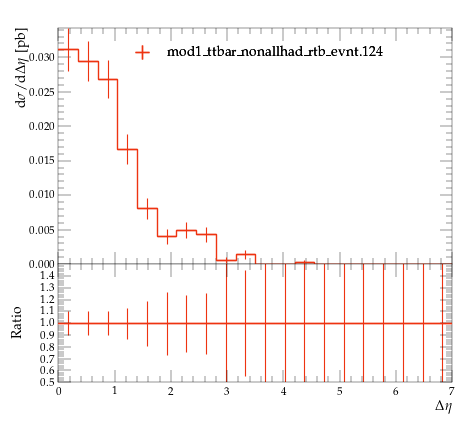

Python code for this plot:
#! /usr/bin/env python

# This Python script was auto-generated using YODA v2.0.2.
# Analysis object: /MC_TTBAR/onelep_jetb_1_l_deta
# Timestamp: 07-08-2026 (10:19:45)

import matplotlib as mpl
import matplotlib.pyplot as plt
mpl.use('Agg') # comment out for interactive use
import os
import numpy as np

plotDir = os.path.split(os.path.realpath(__file__))[0]
if 'YODA_USER_PLOT_PATH' in globals():
    plot_outdir = globals()['YODA_USER_PLOT_PATH']
else:
    plot_outdir = plotDir

#plot style
plt.style.use(os.path.join(plotDir, '../default.mplstyle'))
# plot metadata
figW, figH = plt.rcParams['figure.figsize']
ax_xLabel = r'$\Delta \eta$'
ax_yLabel = r'$\mathrm{d}\sigma/\mathrm{d}\Delta \eta$ [pb]'
ax_title  = r''
ax_xScale = 'linear'
ax_yScale = 'linear'
xLims = (0.0, 7.0)
yLims = (0.0, 0.034278343)

# TeX-friendly labels for the legend
labels = {
    'legend' : ([ r"mod1\_ttbar\_nonallhad\_rtb\_evnt.124" ], r""),
}

# Adjust canvas width and height
canvasW = 10.0
canvasH = 9.0
figW *= canvasW/10.
figH *= canvasH/9.

# Create figure and axis objects
fig, (ax, ratio0_ax) = plt.subplots(2, 1, sharex=True,
                  figsize=(figW,figH), gridspec_kw={'height_ratios': (6.0, 3.0)})

# Set figure margins
plt.subplots_adjust(
    left   = 1.0 * plt.rcParams['figure.subplot.left'],
    right  = 1.0 * plt.rcParams['figure.subplot.right'],
    top    = 1.0 * plt.rcParams['figure.subplot.top'],
    bottom = 1.0 * plt.rcParams['figure.subplot.bottom'])

ratio0_ax.yaxis.set_major_locator(mpl.ticker.MultipleLocator(0.1))
ratio0_ax.set_ylim(0.5, 1.4999)
ratio0_ax.set_ylabel('Ratio')

# the numerical data is stored in a separate file
dataf = dict()
prefix = os.path.split(__file__)[0]
if prefix:    prefix = prefix + '/'
exec(open(prefix+'onelep_jetb_1_l_deta__data.py').read(), dataf)


legend_handles = dict() # keep track of handles for the legend

# style options for curves
# starts at zorder>=5 to draw curve on top of legend
styles = {
  'mod1_ttbar_nonallhad_rtb_evnt.124.yoda.gz': {
    'color' : '#EE3311',
    'linestyle' : '-',
    'linewidth' : 1,
    'marker' : 'none',
    'markersize' : 2,
    'capsize' : 0.0,
    'zorder' : 5,
    'histstyle' : 1,
    'drawstyle' : 'steps-pre',
    'xerrorbars' : 1,
    'yerrorbars' : 1,
    'fillcolor' : None,
    'fillopacity' : 1.0,
    'ratio0_linestyle' : '-',
    'ratio0_linewidth' : 1,
    'ratio0_marker' : 'none',
    'ratio0_markersize' : 2,
    'ratio0_capsize' : 0.0,
    'ratio0_zorder' : 5,
    'ratio0_histstyle' : 1,
    'ratio0_drawstyle' : 'steps-pre',
    'ratio0_xerrorbars' : 1,
    'ratio0_yerrorbars' : 1,
  },
}

# curve from input yoda files in main panel
for label, yvals in dataf['yvals'].items():
    if all(np.isnan(v) for v in dataf['yvals'][label]):
        continue
    tmp = None
    if styles[label]['histstyle']: # draw as histogram
        xpos = dataf['xedges'][label] if styles[label]['drawstyle'] else dataf['xpoints'][label]
        ypos = np.insert(yvals, 0, yvals[0]) if styles[label]['drawstyle'] else yvals
        if styles[label]['fillcolor']: # fill area below curve
            ax.fill_between(xpos, ypos, step='pre',
                            color=styles[label]['fillcolor'],
                            alpha=styles[label]['fillopacity'])
        tmp, = ax.plot(xpos, ypos,
                       color=styles[label]['color'],
                       linestyle=styles[label]['linestyle'],
                       linewidth=styles[label]['linewidth'],
                       drawstyle=styles[label]['drawstyle'], solid_joinstyle='miter',
                       zorder=styles[label]['zorder'], label=label)
    tmp = ax.errorbar(dataf['xpoints'][label], yvals,
                      xerr=np.array(dataf['xerrs'][label])*styles[label]['xerrorbars'],
                      yerr=np.array(dataf['yerrs'][label])*styles[label]['yerrorbars'],
                      fmt=styles[label]['marker'], capsize=styles[label]['capsize'],
                      markersize=styles[label]['markersize'],
                      ecolor=styles[label]['color'],
                      color=styles[label]['color'], zorder=styles[label]['zorder'])
    tmp[-1][0].set_linestyle(styles[label]['linestyle'])
    tmp[-1][0].set_linewidth(styles[label]['linewidth'])
    if label in dataf['add_legend_handle']:  legend_handles[label] = tmp
    for varLabel in dataf['variation_yvals'].keys():
        if varLabel.startswith(label):
            tmp, = ax.plot(dataf['xedges'][label], dataf['variation_yvals'][varLabel],
                           color=styles[label]['color'],
                           linestyle=styles[label]['linestyle'],
                           linewidth=styles[label]['linewidth'],
                           drawstyle='steps-pre', solid_joinstyle='miter',
                           zorder=styles[label]['zorder'], alpha=0.5)


# plots on ratio panel
# curve from input yoda files in ratio panel
for label, yvals in dataf['ratio0_yvals'].items():
    if all(np.isnan(v) for v in yvals):
        continue
    if styles[label]['ratio0_histstyle']: # plot as histogram
        xpos = dataf['xedges']['mod1_ttbar_nonallhad_rtb_evnt.124.yoda.gz'] if styles[label]['ratio0_drawstyle'] else dataf['xpoints']['mod1_ttbar_nonallhad_rtb_evnt.124.yoda.gz']
        ypos = np.insert(yvals, 0, yvals[0]) if styles[label]['ratio0_drawstyle'] else yvals
        ratio0_ax.plot(xpos, ypos,
                       color=styles[label]['color'],
                       linewidth=styles[label]['linewidth'],
                       linestyle=styles[label]['ratio0_linestyle'],
                       drawstyle=styles[label]['ratio0_drawstyle'], zorder=styles[label]['zorder'],
                       solid_joinstyle='miter')
    tmp = ratio0_ax.errorbar(dataf['xpoints']['mod1_ttbar_nonallhad_rtb_evnt.124.yoda.gz'], yvals,
                             xerr=np.array(dataf['ref_xerrs'])*styles[label]['ratio0_xerrorbars'],
                             yerr=np.array(dataf['ratio0_yerrs'][label])*styles[label]['ratio0_yerrorbars'],
                             fmt=styles[label]['ratio0_marker'], capsize=styles[label]['ratio0_capsize'],
                             markersize=styles[label]['ratio0_markersize'],
                             ecolor=styles[label]['color'],
                             color=styles[label]['color'])
    tmp[-1][0].set_linestyle(styles[label]['ratio0_linestyle'])
    tmp[-1][0].set_linewidth(styles[label]['ratio0_linewidth'])

    for varlabel in dataf['ratio0_variation_vals'].keys():
        if varlabel.startswith(label):
            ratio0_ax.plot(dataf['xedges']['mod1_ttbar_nonallhad_rtb_evnt.124.yoda.gz'],
                            dataf['ratio0_variation_vals'][varlabel],
                            color=styles[label]['color'],
                            linestyle=styles[label]['linestyle'],
                            linewidth=styles[label]['linewidth'],
                            drawstyle='steps-pre', solid_joinstyle='miter',
                            zorder=1, alpha=0.5)

legend_items = list(legend_handles.values())
ax.add_artist(ax.legend(legend_items,
                        labels['legend'][0],
                        title=labels['legend'][1],
                        alignment='left',
                        loc='upper center',
                        bbox_to_anchor=(0.5, 0.97)))

# set plot metadata as defined above
ratio0_ax.set_xlabel(ax_xLabel)
ratio0_ax.xaxis.set_label_coords(1., -0.15)
ax.set_ylabel(ax_yLabel, ha='right', va='top')
ax.yaxis.set_label_coords(-0.11, 1.0)
ax.set_title(ax_title, loc='left')
ax.set_xscale(ax_xScale)
ax.set_yscale(ax_yScale)
ax.set_xlim(xLims)
ax.set_ylim(yLims)

# tick formatting
plt.rcParams['xtick.top'] = True
plt.rcParams['ytick.right'] = True
fig.align_ylabels((ax, ratio0_ax))
plt.savefig(os.path.join(plot_outdir, 'onelep_jetb_1_l_deta.pdf'), format='PDF')
plt.savefig(os.path.join(plot_outdir, 'onelep_jetb_1_l_deta.png'), format='PNG')

plt.close(fig)
